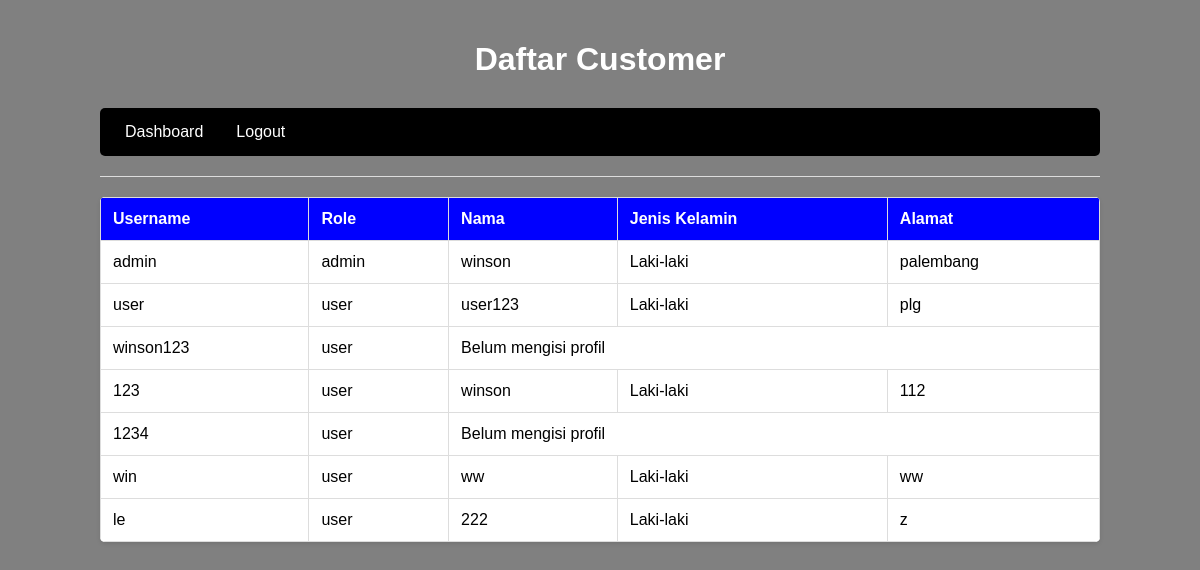
The app's page /data_customer (signed in), older data.
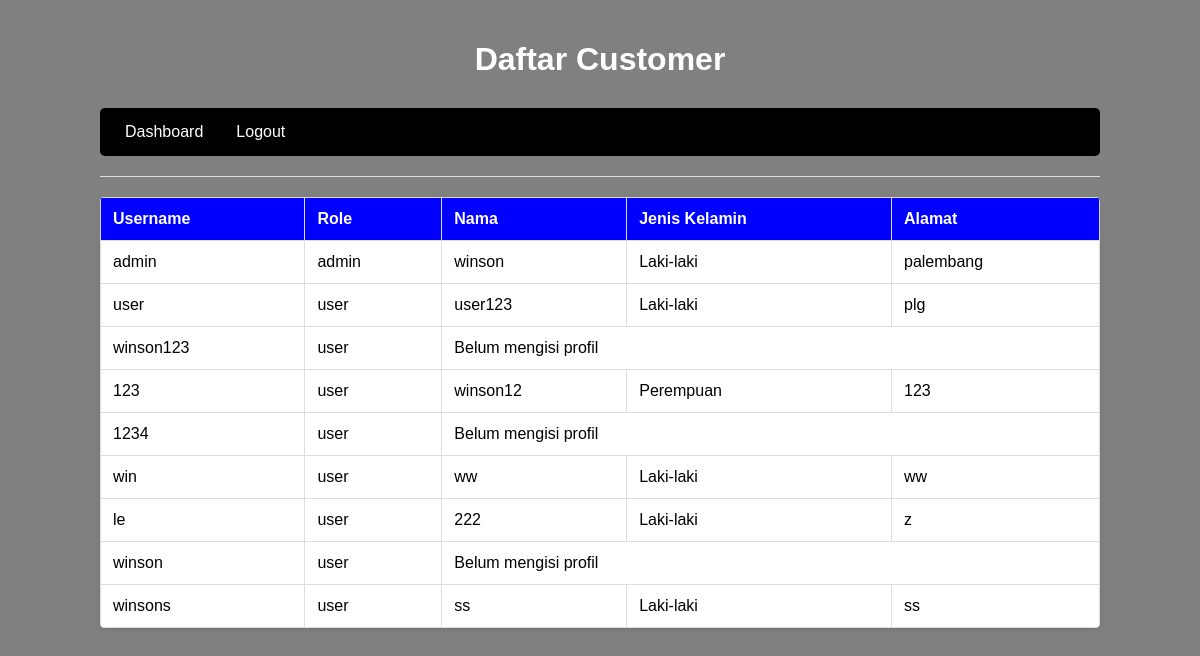
The same page, newer data.
### challenge/app.py (models this page shows)
class User(db.Model):
    __tablename__ = 'user'
    id = db.Column(db.Integer, primary_key=True)
    username = db.Column(db.String(180), nullable=False, unique=True)
    password = db.Column(db.String(180), nullable=False)
    role = db.Column(db.String(100), nullable=False)
    profile = db.relationship('ProfileUser', backref='user', uselist=False)

class ProfileUser(db.Model):
    __tablename__ = 'profile_user'
    id = db.Column(db.Integer, primary_key=True)
    user_id = db.Column(db.Integer, db.ForeignKey('user.id'), nullable=False)
    nama = db.Column(db.String(100), nullable=False)
    jk = db.Column(db.String(100), nullable=False)
    alamat = db.Column(db.String(100), nullable=False)

### challenge/app.py (the view)
@app.route("/data_customer")
def all_profiles():
    if 'user_id' not in session:
        return redirect("/login")
    user = User.query.get(session['user_id'])
    if not user or user.role != "admin":
        flash("Akses ditolak!")
        return redirect("/")
    users = User.query.all()
    return render_template('data_customer.html', users=users)

### challenge/templates/data_customer.html (shortened to what this page needs)
<!DOCTYPE html>
<html>
  <head>
  </head>
  <body>
    <h1>Daftar Customer</h1>
    <nav>
      <a href="/">Dashboard</a> |
      <a href="/logout">Logout</a>
    </nav>
    <hr />
    <table>
      <tr>
        <th>Username</th>
        <th>Role</th>
        <th>Nama</th>
        <th>Jenis Kelamin</th>
        <th>Alamat</th>
      </tr>
      {% for user in users %}
      <tr>
        <td>{{ user.username }}</td>
        <td>{{ user.role }}</td>
        {% if user.profile %}
        <td>{{ user.profile.nama }}</td>
        <td>{{ user.profile.jk }}</td>
        <td>{{ user.profile.alamat }}</td>
        {% else %}
        <td colspan="3">Belum mengisi profil</td>
        {% endif %}
      </tr>
      {% endfor %}
    </table>
  </body>
</html>

### challenge/templates/data_customer.html (style rules this page uses)
body { font-family: Arial, sans-serif; max-width: 1000px; margin: 0 auto; padding: 20px; background-color: grey; }
h1 { color: white; text-align: center; margin-bottom: 30px; }
nav { background-color: black; padding: 15px; border-radius: 5px; margin-bottom: 20px; }
nav a { color: white; text-decoration: none; margin: 0 10px; }
table { width: 100%; border-collapse: collapse; background-color: white; box-shadow: 0 2px 4px rgba(0, 0, 0, 0.1); border-radius: 5px; overflow: hidden; }
th, td { padding: 12px; text-align: left; border: 1px solid #ddd; }
th { background-color: blue; color: white; font-weight: bold; }
tr:nth-child(even) { background-color: white; }
hr { border: none; border-top: 1px solid #ddd; margin: 20px 0; }

Row changes from the older to the newer data that the page shows:
changed through a linked row, User: profile.nama "winson" → "winson12"; profile.jk "Laki-laki" → "Perempuan"; profile.alamat "112" → "123"
added User: username "winson", role "user", shows "Belum mengisi profil"
added User: username "winsons", role "user", profile.nama "ss", profile.jk "Laki-laki", profile.alamat "ss"
